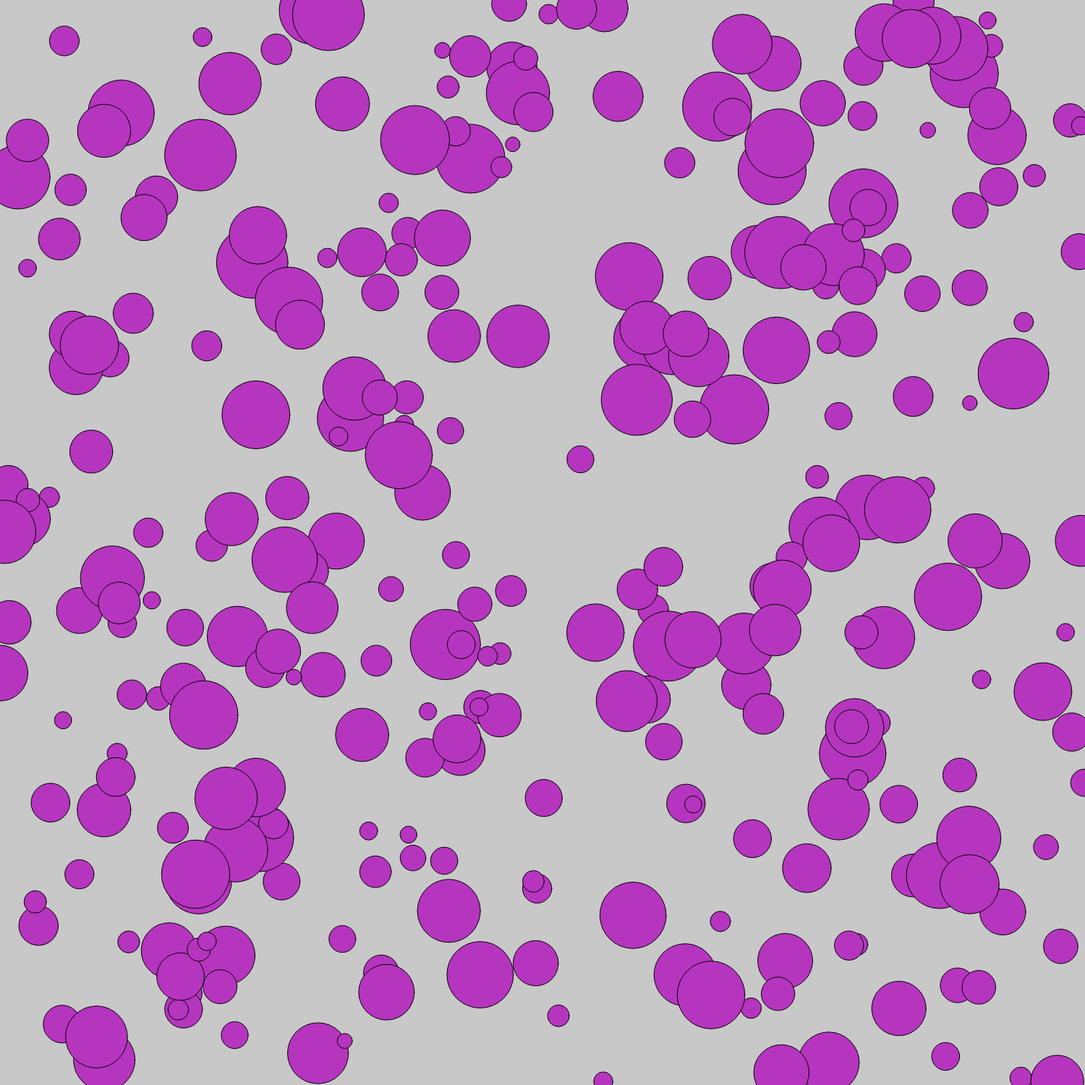
Frame 1 (no input)
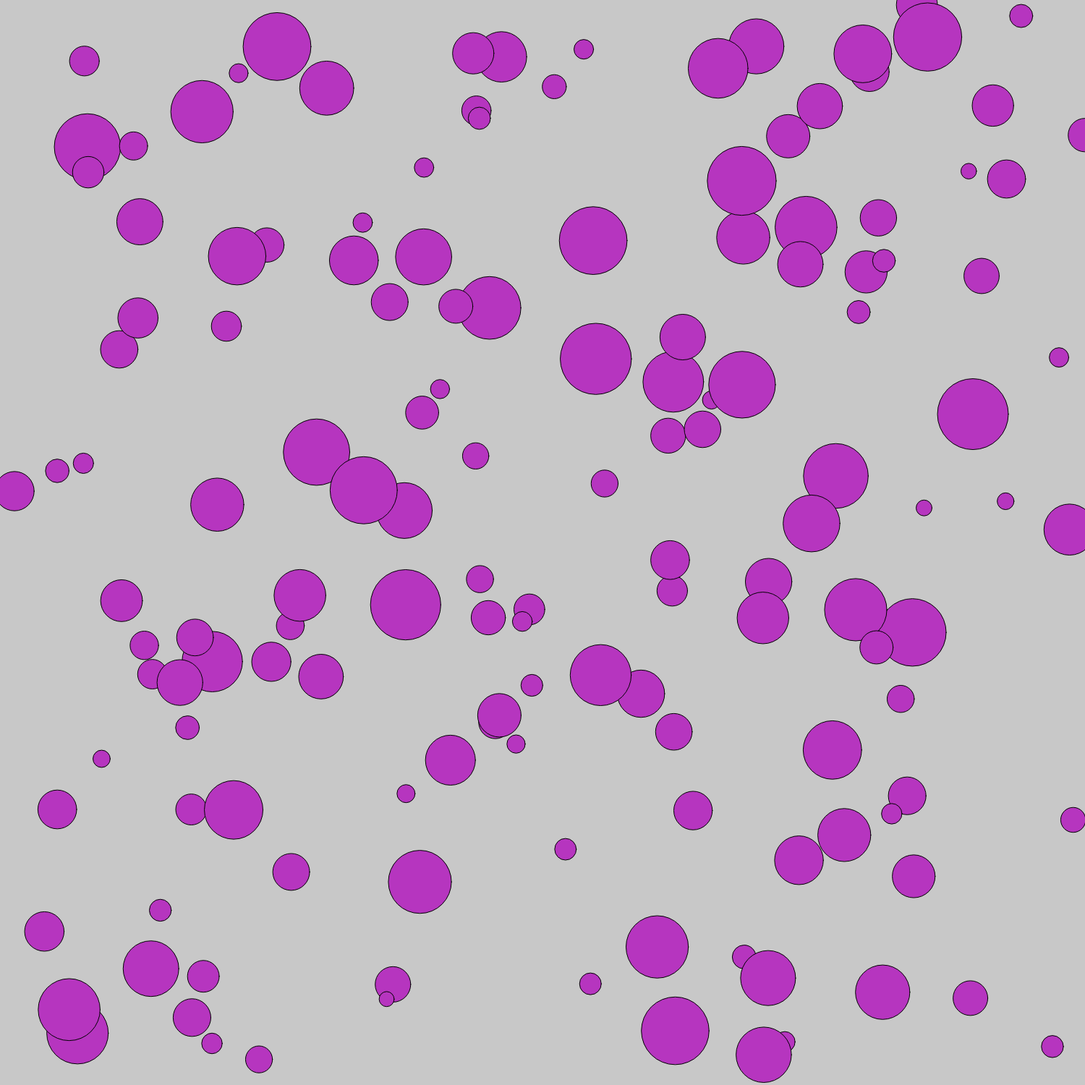
Frame 60 (no input)
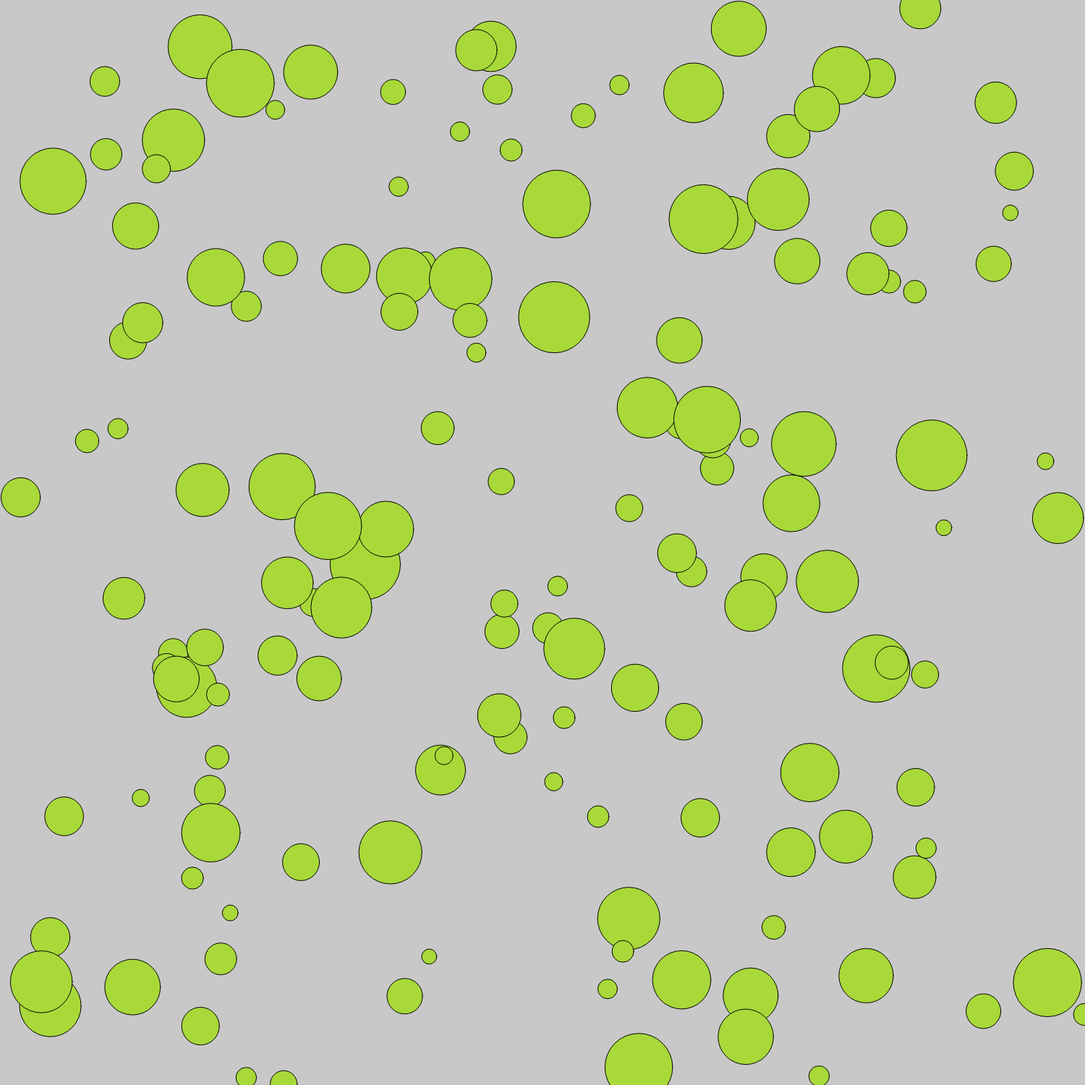
Frame 120 (the mouse pressed at the canvas centre since frame 60)

The p5.js sketch that drew these frames (run headless with seeded random() and noise() and a simulated clock; from frame 60 on, the mouse is pressed at the canvas centre):

// p5.js sketch
// ── sketch.js
var c = [];
var lastInf = true;

function setup() {
  createCanvas(1500, 1500);
  for(var i = 0; i < 300; i++){

    c[i] = new Circle();

  }
  fill(c[0].red, c[0].green, c[0].blue);
}

function draw() {
  background(200);

  for(var i = 0; i < c.length; i++){

    c[i].show();
    c[i].update();

  }
}

function keyPressed() {

  if(key === ' '){

    for(var i = 0; i < c.length; i++){

    c[i].change = true;

    }
  }

  if(key === '0'){

    for(var i = 0; i < c.length; i++){

      c[i].t = 10000000000000000000;

    }
    lastInf = true;

  }

  if(keyCode === RIGHT_ARROW){

    if(lastInf){
      for(var i = 0; i < c.length; i++){

      c[i].t = 1000;

      }
    }
    else
    {
      for(var i = 0; i < c.length; i++){

      c[i].t += 100;

      }
    }

    lastInf = false;
  }

  if(keyCode === LEFT_ARROW){

    if(lastInf){
      for(var i = 0; i < c.length; i++){

      c[i].t = 1000;

      }
    }
    else
    {
      for(var i = 0; i < c.length; i++){

      c[i].t -= 100;
      c[i].t = constrain(c[i].t, 0, 1000000000000000000000000);

      }
    }

    lastInf = false;
  }
  console.log(c[0].t);

}

function mousePressed() {

  console.log('Mouse');

  for(var i = 0; i < c.length; i++){

    c[i].change = true;

  }

}

// ── circle.js
function Circle() {
  
  this.Sfactor = 1;
  this.tr = 255;
  this.red = random(0, 255);
	this.green = random(0, 255);
	this.blue = random(0, 255);
  
   this.getxVel = function(){
    
    if(random(0, 10) > 5){
        this.xVel = -1 * map(this.z, 1, 500, (-1 * this.Sfactor), this.Sfactor);
      }
      else
      {
        this.yVel = map(this.z, 1, 500, (-1 * this.Sfactor), this.Sfactor);
      }
  }
  
  this.getyVel = function(){
    
    if(random(0, 10) > 5){
        this.yVel = -1 * map(this.z, 1, 500, (-1 * this.Sfactor), this.Sfactor);
      }
      else
      {
        this.yVel = map(this.z, 1, 500, (-1 * this.Sfactor), this.Sfactor);
      }
    
  }
  
  this.chnage = false;
  this.xVel;
  this.yVel;
  this.start = 0;
  this.changeTime = 0;
  this.x = random(0, width);
  this.y = random(0, height);
  this.z = random(1, 500);
  this.getxVel();
  this.getyVel();
  this.r = map(this.z, 1, 500, 20, 100);
  this.t = 1000000000000000000000000000;
  
  this.update = function() {
    
    this.x += this.xVel;
    this.y += this.yVel;
    
    if(this.x < 0 || this.x > width || this.y < 0 || this.y > height){
      
      this.x = random(0, width);
      this.y = random(0, height);
      this.z = random(1, 500);
      this.getxVel();
      this.getyVel();
      
    }
    
  }
  
  this.show = function() {
    
   if(millis() - this.changeTime > this.t || this.change){
      this.change = false;
	    this.changeTime = millis();
	    this.red = random(0, 255);
	    this.green = random(0, 255);
	    this.blue = random(0, 255);
      fill(this.red, this.green, this.blue, this.tr);
  }
    ellipse(this.x, this.y, this.r);
    
  }
  
 
  
  
  
  
  
  
  
  
  
}
